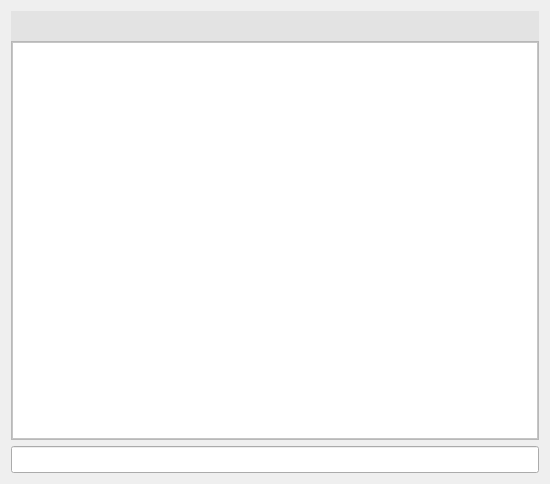
<?xml version="1.0" encoding="UTF-8"?>
<ui version="4.0">
 <class>Ui</class>
 <widget class="QWidget" name="Ui">
  <property name="geometry">
   <rect>
    <x>0</x>
    <y>0</y>
    <width>550</width>
    <height>484</height>
   </rect>
  </property>
  <property name="windowTitle">
   <string>Zork like</string>
  </property>
  <property name="windowIcon">
   <iconset>
    <normaloff>../../Images/flight_on_1600x1200.jpg</normaloff>../../Images/flight_on_1600x1200.jpg</iconset>
  </property>
  <layout class="QVBoxLayout" name="verticalLayout_3">
   <item>
    <layout class="QVBoxLayout" name="verticalLayout_2">
     <property name="spacing">
      <number>0</number>
     </property>
     <item>
      <widget class="QLabel" name="infos">
       <property name="enabled">
        <bool>true</bool>
       </property>
       <property name="minimumSize">
        <size>
         <width>0</width>
         <height>30</height>
        </size>
       </property>
       <property name="maximumSize">
        <size>
         <width>16777215</width>
         <height>30</height>
        </size>
       </property>
       <property name="styleSheet">
        <string notr="true">background-color: rgb(227, 227, 227);</string>
       </property>
       <property name="text">
        <string/>
       </property>
       <property name="alignment">
        <set>Qt::AlignCenter</set>
       </property>
      </widget>
     </item>
     <item>
      <widget class="QScrollArea" name="scrollArea">
       <property name="minimumSize">
        <size>
         <width>480</width>
         <height>260</height>
        </size>
       </property>
       <property name="widgetResizable">
        <bool>true</bool>
       </property>
       <property name="alignment">
        <set>Qt::AlignBottom|Qt::AlignHCenter</set>
       </property>
       <widget class="QWidget" name="scrollAreaWidgetContents_2">
        <property name="geometry">
         <rect>
          <x>0</x>
          <y>0</y>
          <width>528</width>
          <height>399</height>
         </rect>
        </property>
        <layout class="QGridLayout" name="gridLayout">
         <property name="margin">
          <number>0</number>
         </property>
         <property name="spacing">
          <number>0</number>
         </property>
         <item row="0" column="0">
          <widget class="QLabel" name="terminal">
           <property name="minimumSize">
            <size>
             <width>474</width>
             <height>250</height>
            </size>
           </property>
           <property name="styleSheet">
            <string notr="true">background-color: rgb(255, 255, 255);</string>
           </property>
           <property name="frameShape">
            <enum>QFrame::StyledPanel</enum>
           </property>
           <property name="frameShadow">
            <enum>QFrame::Sunken</enum>
           </property>
           <property name="text">
            <string>&lt;html&gt;&lt;head/&gt;&lt;body&gt;&lt;p&gt;&lt;br/&gt;&lt;/p&gt;&lt;/body&gt;&lt;/html&gt;</string>
           </property>
           <property name="textFormat">
            <enum>Qt::RichText</enum>
           </property>
           <property name="alignment">
            <set>Qt::AlignBottom|Qt::AlignLeading|Qt::AlignLeft</set>
           </property>
           <property name="wordWrap">
            <bool>true</bool>
           </property>
          </widget>
         </item>
        </layout>
        <zorder>terminal</zorder>
        <zorder>infos</zorder>
       </widget>
      </widget>
     </item>
    </layout>
   </item>
   <item>
    <widget class="QLineEdit" name="playerinput">
     <property name="minimumSize">
      <size>
       <width>100</width>
       <height>27</height>
      </size>
     </property>
     <property name="maximumSize">
      <size>
       <width>16777215</width>
       <height>27</height>
      </size>
     </property>
    </widget>
   </item>
  </layout>
 </widget>
 <resources/>
 <connections/>
</ui>
